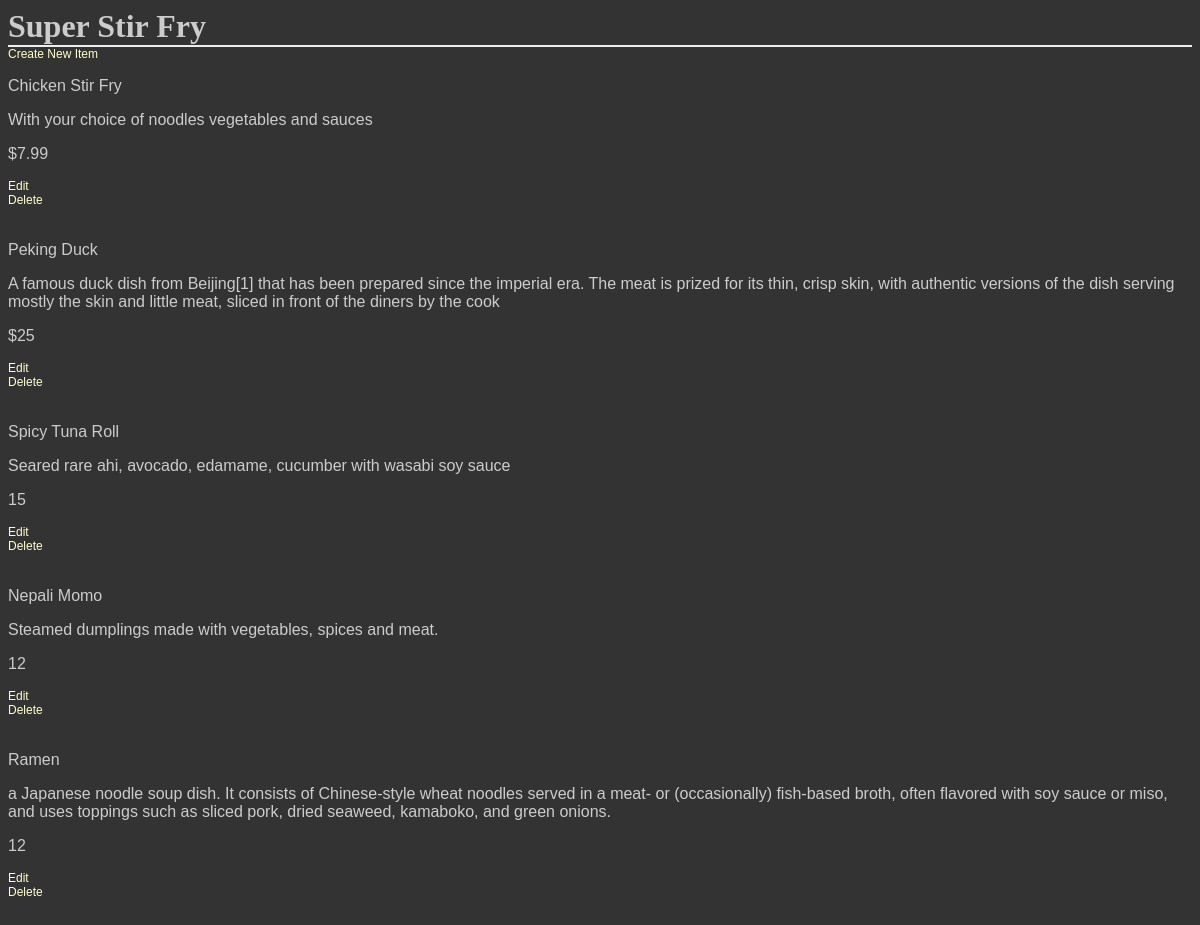
The app's page /restaurants/2/ with its own data.
### Project/database_setup.py (models this page shows, shortened)
class Restaurant(Base):
    __tablename__ = 'restaurant'
    id = Column(Integer,primary_key= True)
    name = Column(String(250), nullable = False)

class MenuItem(Base):
    __tablename__ = 'menu_item'
    name = Column(String(80), nullable = False)
    id = Column(Integer, primary_key = True)
    description = Column(String(250))
    price = Column(String(8))
    course = Column(String(250))
    restaurant_id = Column(Integer, ForeignKey('restaurant.id'))
    restaurant = relationship(Restaurant)

### Project/final_project.py (the view)
@app.route('/restaurants/<int:restaurant_id>/')
def restaurantMenu(restaurant_id):
    restaurant = session.query(Restaurant).filter_by(id = restaurant_id).one()
    items = session.query(MenuItem).filter_by(restaurant_id=restaurant.id)
    return render_template('menu.html',restaurant = restaurant, items = items)

### Project/templates/menu.html (shortened to what this page needs)
<html>
<head>
	<link rel=stylesheet type=text/css href="{{ url_for('static', filename='styles.css') }}">
</head>
<body>
<h1>{{restaurant.name}}</h1>
<a href = {{url_for('newMenuItem',restaurant_id = restaurant.id)}}>Create New Item</a></br>
{% for i in items %}
<div>
<p>{{i.name}}</p>
<p>{{i.description}}</p>
<p> {{i.price}} </p>
<a href = {{url_for('editMenuItem',restaurant_id = restaurant.id,menu_id = i.id)}}>Edit</a></br>
<a href = {{url_for('deleteMenuItem',restaurant_id = restaurant.id,menu_id = i.id)}}>Delete</a></br></br>
</div>
{% endfor %}
</body>
</html>

### Project/static/styles.css (style rules this page uses)
body { font-family: sans-serif; background-color: #333333 }
h1, h2, h3, h4 { color: #CCCCCC; }
h1, h2 { font-family: 'Georgia', serif; margin: 0; }
h1 { border-bottom: 2px solid #eee; }
p { color: #CCCCCC; }
a { text-decoration: none; color:#FFFFCC; font-size: .75em; }

### records on screen
Restaurant: name "Super Stir Fry"
MenuItem: name "Chicken Stir Fry", description "With your choice of noodles vegetables and sauces", price "$7.99"
MenuItem: name "Peking Duck", description "A famous duck dish from Beijing[1] that has been prepared since the imperial era. The meat is prized for its thin, crisp skin, with authentic versions of the dish serving mostly the skin and little meat, sliced in front of the diners by the cook", price "$25"
MenuItem: name "Spicy Tuna Roll", description "Seared rare ahi, avocado, edamame, cucumber with wasabi soy sauce", price "15"
MenuItem: name "Nepali Momo", description "Steamed dumplings made with vegetables, spices and meat.", price "12"
MenuItem: name "Ramen", description "a Japanese noodle soup dish. It consists of Chinese-style wheat noodles served in a meat- or (occasionally) fish-based broth, often flavored with soy sauce or miso, and uses toppings such as sliced pork, dried seaweed, kamaboko, and green onions.", price "12"
